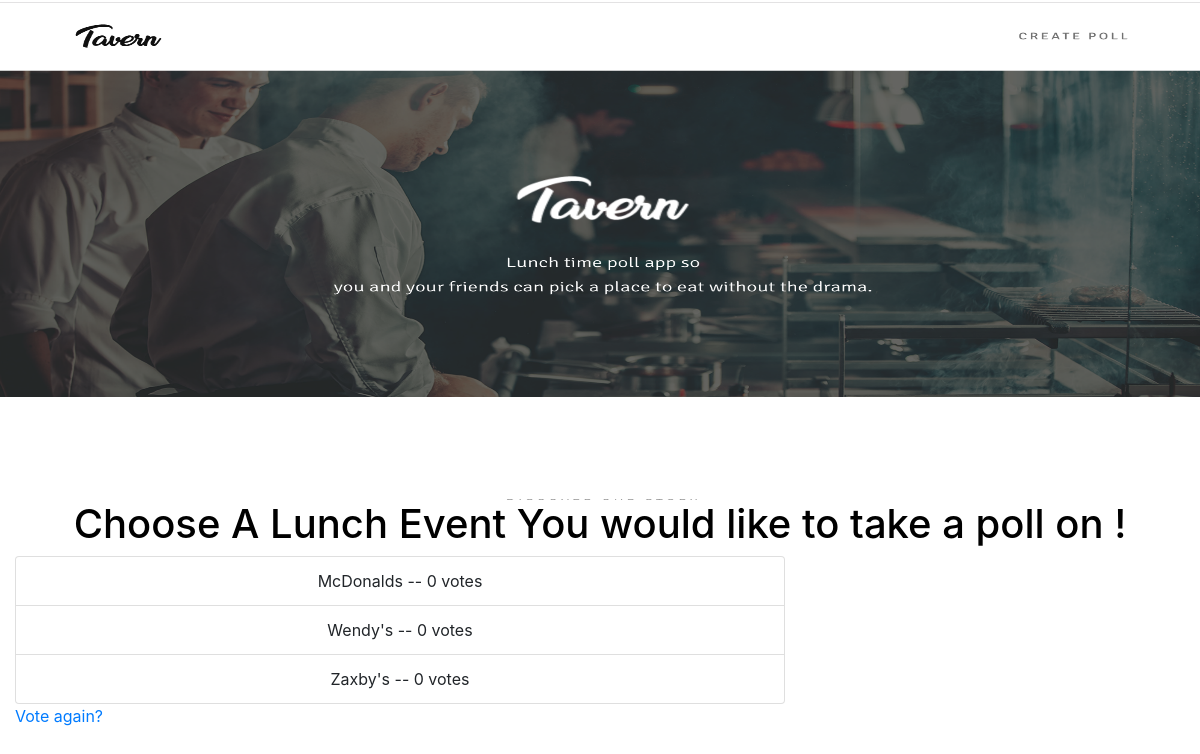
Before: /1/results/ with the older database file.
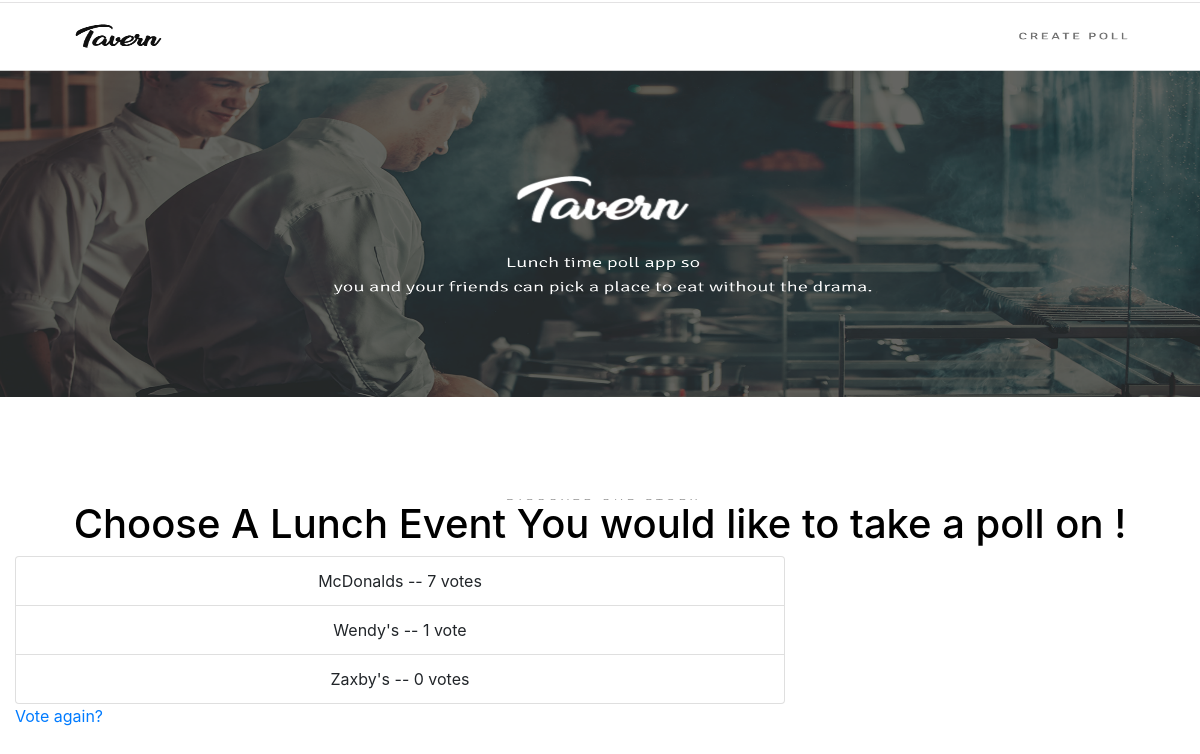
After: the same page with the newer database file.
### tavern/models.py (models this page shows, shortened)
class Location(models.Model):
    lunch = models.ForeignKey('Lunch', on_delete=models.CASCADE)
    suggested_locations = models.CharField(max_length=100,  null=True)
    votes = models.IntegerField(default=0)

### tavern/views.py (the view)
# urls.py: path('<int:pk>/results/', views.Results.as_view(), name='results'),
class Results(TemplateView):
    template_name = "results.html"
    def get_context_data(self, **kwargs):
        lunch_pk = self.kwargs.get('pk')
        lunch = Lunch.objects.get(pk=lunch_pk)
        context = {
                'lunch': lunch
        }
        return context

### tavern/templates/results.html
{% extends 'base.html' %}
{% block content %}
    <div class="col-md-8">
        <ul class="list-group">
            {% for location in lunch.location_set.all %}
                <li class="list-group-item">{{ location.suggested_locations }} -- {{ location.votes }} vote{{ location.votes|pluralize }}</li>
            {% endfor %}
        </ul>
    </div>
    <div class="col-md-4">
        <a href="{% url 'tavern:detail' lunch.id %}">Vote again?</a>
    </div>
{% endblock %}

Changed rows visible on the page:
changed Location "McDonalds": votes "0" → "7"
changed Location "Wendy's": votes "0" → "1"
